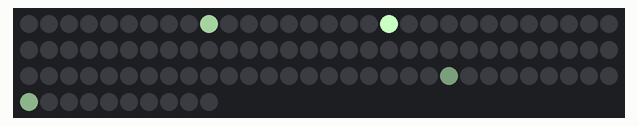
This sketch was run on a simulated Arduino Uno, built with avr-gcc and run on an emulated ATmega328P. Parts: 100 RGB LEDs in strip order, left to right, continuing on the next row. Random numbers use the default seed unless the sketch sets one.

Above: at 0.08 s.
At 5.09 s:
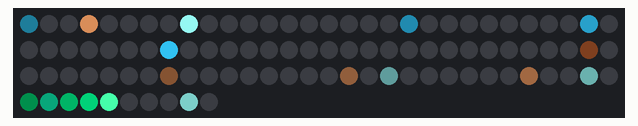
At 10.04 s:
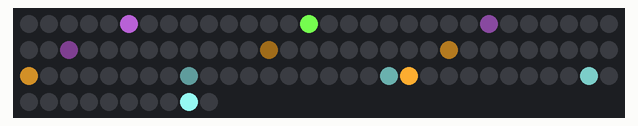
At 19.96 s:
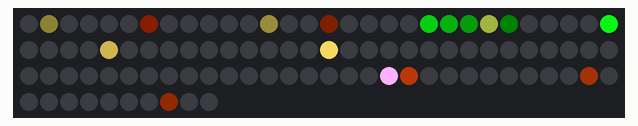
At 29.84 s:
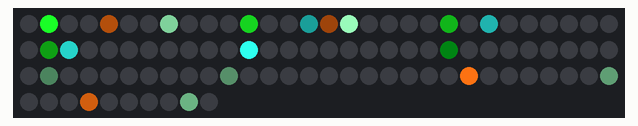
At 39.85 s:
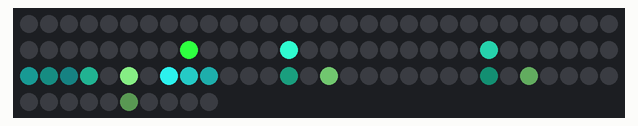

The sketch:

Movers.ino
```cpp
#include <Util.h>

struct Vec
{
  int x, y;
};

class Mover
{
public:
  rgb color;
  int tail;
  Vec pos;
  Vec vel;

  Mover(rgb color, int tail = 2, Vec pos = {0, 0}, Vec velocity = {1, 0})
    : color(color), tail(tail), pos(pos), vel(velocity)
  {
    // nop
  }

  void render()
  {
    Vec oldPos = pos;
    Vec oldVel = vel;

    vel.x = -vel.x;
    vel.y = -vel.y;
    for (int i = 0; i <= tail; ++i)
    {
      led_add(pos.x, pos.y, color, 1.0 / pow(2, i));
      move();
    }

    pos = oldPos;
    vel = oldVel;
  }

  void move()
  {
    pos.x = (LED_MATRIX_WIDTH + pos.x + vel.x) % LED_MATRIX_WIDTH;
    pos.y = (LED_MATRIX_HEIGHT + pos.y + vel.y) % LED_MATRIX_HEIGHT;
  }
};

void setup()
{
  randomSeed(analogRead(0));
  pixels.begin();
  for (int i = 0; i < NUMPIXELS; i++)
    pixels.setPixelColor(i, pixels.Color(0,0,0)); // Moderately bright black color.

  pixels.show();
}


const int delayval = 100;

struct MoverItem
{
  Mover mov;
  MoverItem* next;
  MoverItem* prev;
};

MoverItem* movers = NULL;
int moverCount = 0;

void spawn()
{
  rgb color{(double)random(255)/255.0, (double)random(255)/255.0, (double)random(255)/255.0};
  int tail = random(3,6);
  Vec pos{random(LED_MATRIX_WIDTH),random(LED_MATRIX_HEIGHT)};
  Vec vel{random(0,3)-1,random(0,3)-1};

  MoverItem* spawned = new MoverItem{Mover(color,tail,pos,vel),NULL,NULL};
  spawned->next = movers;
  movers->prev = spawned;
  movers = spawned;

  moverCount++;
}

void moverReplace()
{
  int chance = 10;
  MoverItem* it = movers;
  while (it != NULL)
  {
    if (random(100) < chance)
    {
      if (it->prev != NULL)
        it->prev->next = it->next;
      if (it->next != NULL)
        it->next->prev = it->prev;

      if (it == movers)
        movers = it->next;
      MoverItem* toDel = it;
      it = it->next;
      delete toDel;
      chance -= 5;
      moverCount--;
    }
    else
    {
      it = it->next;
    }
  }

  if (moverCount < 4)
  {
    if (random(10) < 10)
      spawn();
  }
}

void loop()
{
  for (int i = 0; i < NUMPIXELS; ++i)
  {
    led(i, {0,0,0});
  }

  moverReplace();

  MoverItem* it = movers;
  while(it != NULL)
  {
    it->mov.move();
    it->mov.render();
    it = it->next;
  }

  pixels.show();
  delay(delayval);
}
```
